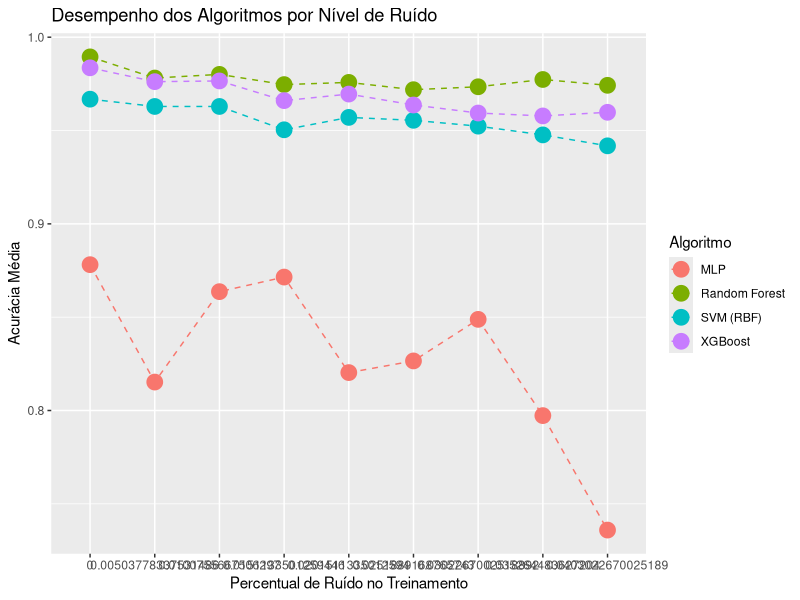

Reproduce this figure in R.
# Carregar bibliotecas necessárias
library(dplyr)
library(readr)
library(stringr)
library(ggplot2)


#rm(list = ls())
# Leitua Inicial dos arquivos ##################################################
# Definir o diretório onde os arquivos estão localizados
diretorio <- "resultados/"  # Substitua pelo caminho correto

# Listar todos os arquivos CSV no diretório
file <- read.csv("resultados/Experimento_Breast_piloto.csv",
                     header=TRUE, stringsAsFactors=FALSE)


niveisDeRuido=unique(file$Noise.Level)
algoritmos=unique(file$Classifier)
repeticoes=unique(file$IndexRep)

df_summary <- file %>%
  group_by(Classifier, IndexRep) %>%
  summarise(Mean_Accuracy = mean(Accuracy, na.rm = TRUE))

# View the summary
print(df_summary)

file <- file %>% dplyr::select(Classifier, X, Accuracy, Noise.Level)%>% 
  arrange(Classifier) 
dadosArquivo <- file %>%rename(Algoritmo = Classifier,
                               X = X,
                               acuracia = Accuracy,
                               percentualRuidoTreinamento = `Noise.Level`)

# Verificar os dados carregados
str(dadosArquivo)
head(dadosArquivo)

# Gráfico ##################################################
# Transformar Percentual de Ruído em fator (se ainda não estiver)
dadosArquivo$percentualRuidoTreinamento <- as.factor(dadosArquivo$percentualRuidoTreinamento)

# Agregar os dados: média da acurácia por algoritmo e nível de ruído
aggdata <- aggregate(x = dadosArquivo$acuracia, 
                     by = list(Algoritmo = dadosArquivo$Algoritmo, 
                               percentualRuidoTreinamento = dadosArquivo$percentualRuidoTreinamento), 
                     FUN = mean)

# Rename columns
names(aggdata) <- c("Algoritmo", 
                    "PercentualRuidoTreinamento",
                    "Acuracia_Media")

# Coerce categorical variables to factors
for (i in 1:2){
  aggdata[, i] <- as.factor(aggdata[, i])
}

#pdf("./figs/ggplot_piloto.pdf", width = 5, height = 5) # <-- uncomment to save plot

# Gráfico de linhas para visualizar o impacto do ruído na acurácia
p <- ggplot(aggdata, aes(x = PercentualRuidoTreinamento, 
                         y = Acuracia_Media, 
                         group = Algoritmo, 
                         colour = Algoritmo))
p <- p + geom_line(linetype=2) + geom_point(size=5)
p + labs(title = "Desempenho dos Algoritmos por Nível de Ruído",
         x = "Percentual de Ruído no Treinamento",
         y = "Acurácia Média")



# Calculo das repeticoes  ####################
alpha <- 0.05 # nível de significância
d <- 0.5
a <- length(unique(aggdata$Algoritmo))  # Número de algoritmos
n_max <- 100 # Número máximo de epetições por instância

# Dataframe para armazenar os resultados
# Criar dataframe para armazenar os resultados
repeticoes <- data.frame(
  Algoritmo = character(),
  Repeticoes = integer(),
  Poder = numeric()
)

for (ruido in unique(aggdata$PercentualRuidoTreinamento)) {
  # Calcula n para cada instância para atingir poder >= 0.8
  n <- 2
  power <- 0
  
  # Obter desvio padrão da acurácia média nos algoritmos para esse nível de ruído
  sd <- sd(aggdata$Acuracia_Media[aggdata$PercentualRuidoTreinamento == ruido])
  
  while (power < 0.8)
  {
    df1 <- a - 1 # Graus de liberdade do numerador
    df2 <- a * (n - 1) # Graus de liberdade do denominador
    
    # Calcular a média da acurácia para cada algoritmo
    mu_algoritmo <- tapply(aggdata$Acuracia_Media[aggdata$PercentualRuidoTreinamento == ruido],
                           unique(aggdata$Algoritmo), mean)
    
    # Média global da acurácia nesse nível de ruído
    mu_global <- mean(mu_algoritmo)
    
    # Calcula o NCP
    ncp <- (n * sum((mu_algoritmo - mu_global)^2)) / (sd^2)
    
    F.crit <- qf(alpha, df1, df2, lower.tail = FALSE)
    
    power <- pf(F.crit, df1, df2, ncp, lower.tail = FALSE)
    
    if (n >= n_max) {
      break
    } else {
      n = n + 1
    }
    
    # Armazenar resultados
    repeticoes <- rbind(repeticoes, 
                        data.frame(PercentualRuidoTreinamento = ruido, 
                                   Repeticoes = n, 
                                   Poder = power))
  }
  
  # Salvar resultados em um arquivo CSV
  write.csv(repeticoes, "repeticoes.csv", row.names = FALSE)
  
}
